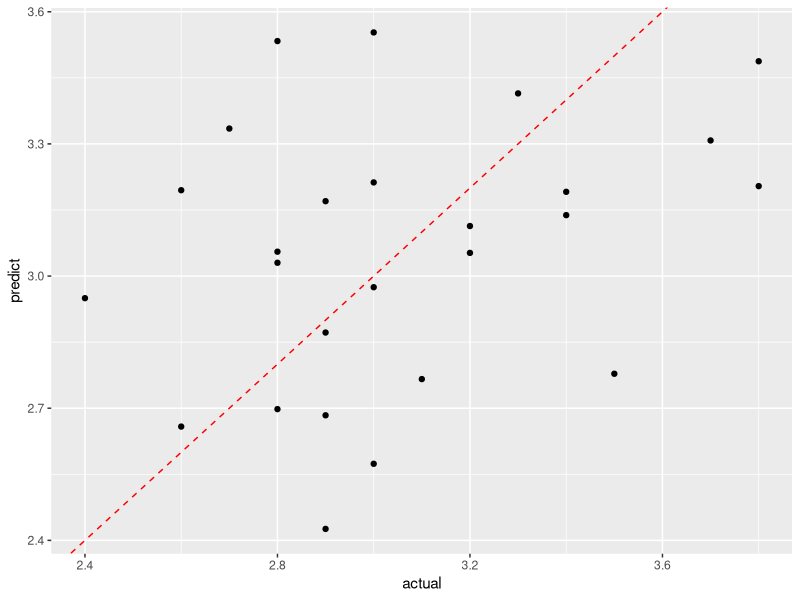

This chart was generated by the following R code:
## ---- chunk 1
library(caret)
library(MASS)
library(tidyverse)
## ---- chunk 2
gpa <- read.csv("dataforclass/gpa1.csv",header = TRUE,
                sep = "\t")
str(gpa)
## ---- chunk 3
train_i <- createDataPartition(gpa$colGPA,
                               p = 0.8,
                               list = FALSE) 
train <- gpa[train_i,]
test <- gpa[-train_i,]
str(train)
str(test)
## ---- chunk 4
lm_gpa <- lm(colGPA~., data = train)
summary(lm_gpa)
## ---- chunk 5
predic_gpa <- predict(lm_gpa,newdata = test)

result <- data.frame(
  actual = test$colGPA,
  predict = predic_gpa
)
head(result)
## ---- chunk 6
result |> 
  ggplot(mapping = aes(x = actual, y = predict)) + 
  geom_point() + 
  geom_abline(intercept = 0 , slope = 1, color = "red", linetype = "dashed")
  labs( 
    x = "실제 GPA", y = "예측 GPA"
    )
## ---- chunk 7
# 계산
mse = mean(result$actual - result$predict)^2
rmse = sqrt(mse)

# 값 확인 
print(paste("MSE = ", mse))
print(paste("RMSE = ", rmse))
## ---- chunk 8
# 모델 확인 
slected_model <-  stepAIC(lm(colGPA ~.,data = train),
                          direction = "both",
                          trace = FALSE
                          )

# 선택된 모델 확인
model <- names(coef(slected_model))[-1]
print(model)

# 모델 붙여넣기 
temp <- paste(model, collapse = " + ")
formula <-as.formula(paste("colGPA ~",temp))

lm_selected <- lm(formula, data = train)
summary(lm_selected)
